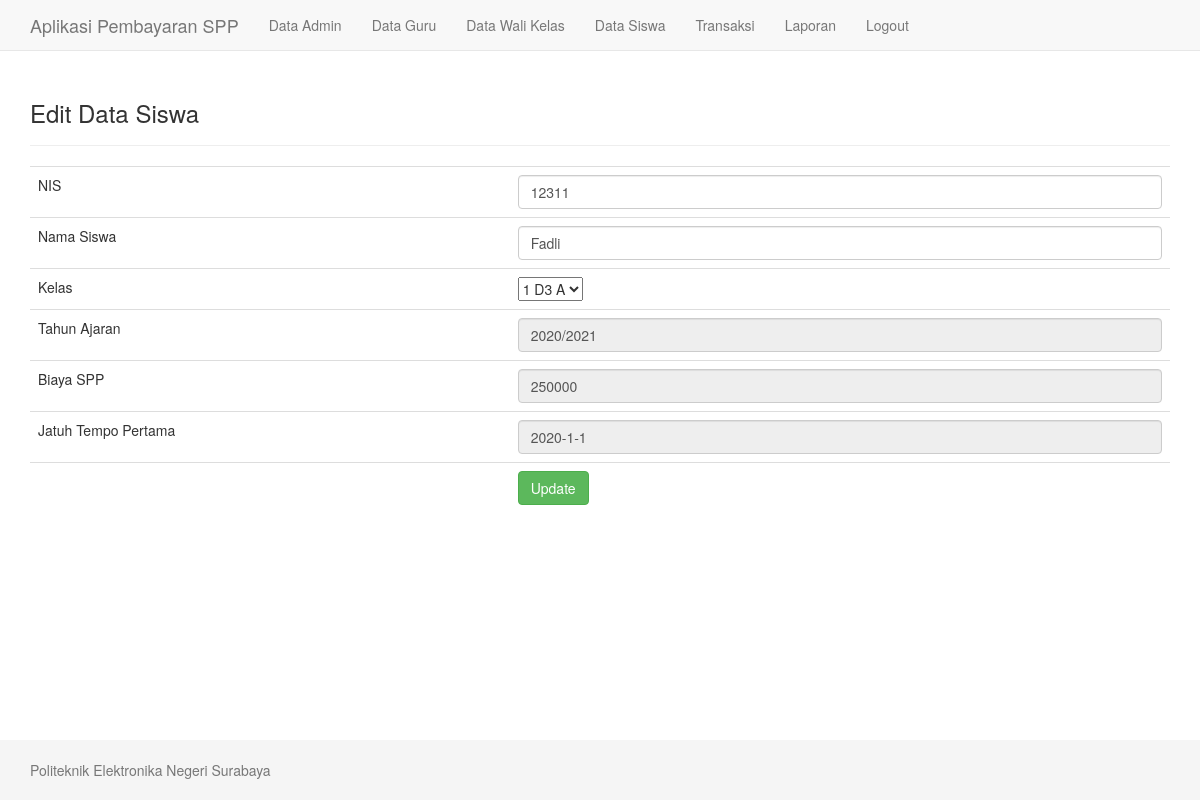
Page /edit_siswa.php?id=12 (signed in) on the committed database.
### tables this page shows
CREATE TABLE `siswa` (
  `idsiswa` int(10) NOT NULL,
  `nis` varchar(10) DEFAULT NULL,
  `namasiswa` varchar(40) DEFAULT NULL,
  `kelas` varchar(10) DEFAULT NULL,
  `tahunajaran` varchar(10) DEFAULT NULL,
  `biaya` int(20) DEFAULT NULL
);

### edit_siswa.php (the view, shortened to what this page needs)
<?php include "header.php"; ?>
<?php
$sqlEdit = mysqli_query($konek, "SELECT * FROM siswa WHERE idsiswa='$_GET[id]'");
$e=mysqli_fetch_array($sqlEdit);
?>
<div class="container">
	<div class="page-header">
		<h3>Edit Data Siswa</h3>
	</div>
	<form method="post" action="">
		<table class="table">
			<tr>
				<td>NIS</td>
				<td><input class="form-control" type="text" name="nis" value="<?php echo $e['nis']; ?>" maxlength="10"></td>
			</tr>
			<tr>
				<td>Nama Siswa</td>
				<td><input class="form-control" type="text" name="namasiswa" value="<?php echo $e['namasiswa']; ?>" maxlength="40"></td>
			</tr>
			<tr>
				<td>Kelas</td>
				<td>
					<select name="kelas">
						<?php
						$sqlKelas = mysqli_query($konek, "select * from walikelas order by kelas ASC");
						while($k=mysqli_fetch_array($sqlKelas)){
							if($k['kelas'] == $e['kelas']){
								$selected = "selected";
							}else{
								$selected ="";
							}
							?>
							<option value="<?php echo $k['kelas']; ?>" <?php echo $selected; ?>><?php echo $k['kelas']; ?></option>
							<?php
						}
						?>
					</select>
				</td>
			</tr>
			<tr>
				<td>Tahun Ajaran</td>
				<td><input class="form-control" type="text" name="tahunajaran" value="<?php echo $e['tahunajaran']; ?>" readonly /></td>
			</tr>
			<tr>
				<td>Biaya SPP</td>
				<td><input class="form-control" type="text" name="biaya" value="<?php echo $e['biaya']; ?>" readonly /></td>
			</tr>
			<tr>
				<td>Jatuh Tempo Pertama</td>
				<td><input class="form-control" type="text" name="jatuhtempo" value="2020-1-1" readonly /></td>
			</tr>
			<tr>
				<td></td>
				<td><input class="btn btn-success" type="submit" value="Update" /></td>
			</tr>
		</table>
	</form>
</div>
<?php include "footer.php" ?>

### assets/style.css (style rules this page uses)
html { position: relative; min-height: 100%; }
body { margin-bottom: 60px; }
body > .container { padding: 60px 15px 0; }

### rows in the picture
siswa: nis "12311", namasiswa "Fadli", tahunajaran "2020/2021", biaya "250000"

### other values in the picture
form field kelas "1 D3 A"
